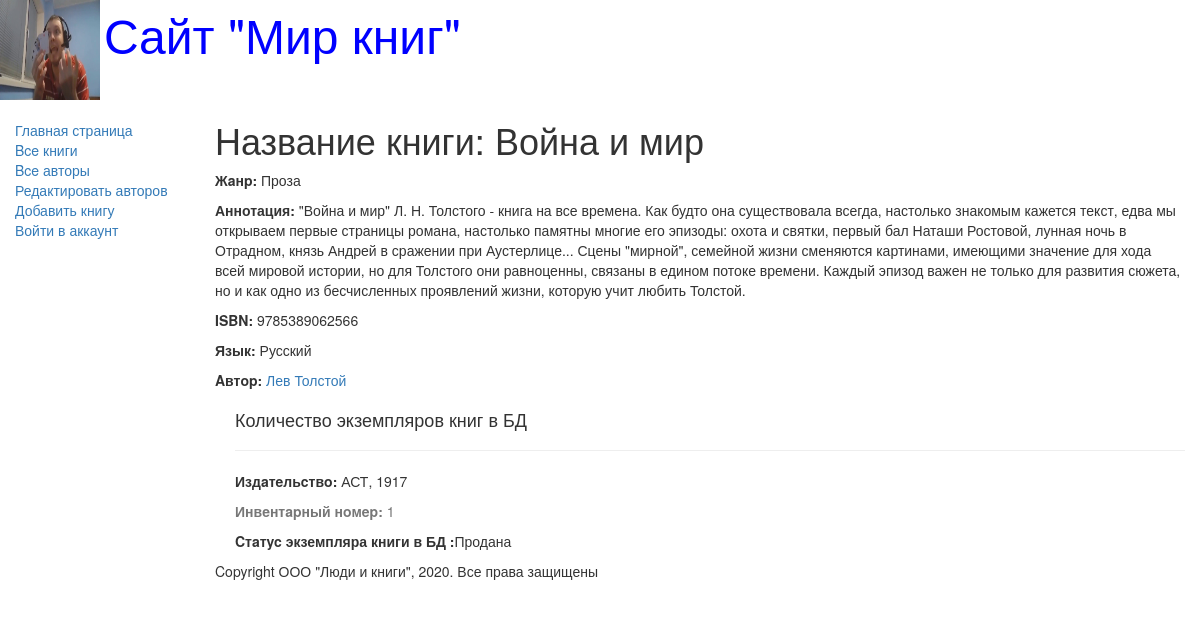
Screenshot of /books/1 with the database file from the repository.
### catalog/models.py (models this page shows, shortened)
class Books(models.Model):
    title = models.CharField(max_length=200,
                             help_text="Введите название книги",
                             verbose_name="Название книги")
    genre = models.ForeignKey('Genre',
                              on_delete=models.CASCADE,
                              help_text="Выберите жанр книги",
                              verbose_name="Жанр книги", null=True)
    language = models.ForeignKey('Language',
                                 on_delete=models.CASCADE,
                                 help_text="Выберите язык книги",
                                 verbose_name="Язык книги", null=True)
    autor = models.ManyToManyField('Autor',
                                   help_text="Выберете автора книги",
                                   verbose_name="Автор книги")
    summary = models.TextField(max_length=1000,
                               help_text="Введите описание книги",
                               verbose_name="Аннотация книги"
                               )
    isbn = models.CharField(max_length=13,
                            help_text="Должно содержать 13 символов",
                            verbose_name="ISBN книги")
    def display_author(self):
        return ', '.join([autor.last_name for autor in self.autor.all()])
    display_author.short_description = 'Авторы'

class Genre(models.Model):
    name = models.CharField(max_length=200,
                            help_text="Введите жанр книги",
                            verbose_name="Жанр книги")
    def __str__(self):
        return self.name

class Language(models.Model):
    name = models.CharField(max_length=20,
                            help_text="Введите язык книги",
                            verbose_name="Язык книги")
    def __str__(self):
        return self.name

class Autor(models.Model):
    name = models.CharField(max_length=100,
                            help_text="Введите имя автора",
                            verbose_name="Имя автора")
    last_name = models.CharField(max_length=100,
                                 help_text="Введиите фамилию автра",
                                 verbose_name="Фамилия автора")
    date_of_birth = models.DateField(
        help_text="Введите дату рождения",
        verbose_name="Дата рождения",
        null=True, blank=True
    )
    date_of_death = models.DateField(
        help_text="Введите дату смерти",
        verbose_name="Дата смерти",
        null=True, blank=True
    )

class BookInstance(models.Model):
    book = models.ForeignKey('Books', on_delete=models.CASCADE, null=True)
    inv_nom = models.CharField(max_length=20, null=True,
                               help_text="Введите инвентарный номер экземпляра",
                               verbose_name="Инвентарный номер")
    imprint = models.CharField(max_length=200,
                               help_text="Введите издательство и год выnуска",
                               verbose_name="Издательство")
    status = models.ForeignKey('Status', on_delete=models.CASCADE,
                               null=True,
                               help_text="Изменить состояние экземпляра",
                               verbose_name="Cтaтyc экземпляра книги")
    due_back = models.DateField(null=True, blank=True,
                                help_text="Введите конец срока статуса",
                                verbose_name="Дaтa окончания статуса")
    borrower = models.ForeignKey(User, on_delete=models.SET_NULL,
                                 null=True, blank=True,
                                 verbose_name="Заказчик",
                                 help_text="Выберите заказчика книги",)

class Status(models.Model):
    name = models.CharField(max_length=20,
                            help_text="Введите статус экземпляра книги",
                            verbose_name="Статус экземпляра книги"
                            )
    def __str__(self):
        return self.name

### catalog/views.py (the view)
# urls.py: re_path(r'^books/(?P<pk>\d+)$', views.BookDetailView.as_view(), name='books-detail'),
class BookDetailView(generic.DetailView):
    model = Books

### templates/catalog/books_detail.html (shortened to what this page needs)
{% extends "base_generic.html" %}
{% block content %}
    <h1>Название книги: {{ books.title }}</h1>
    <p><strong>Жaнp: </strong>{{ books.genre }}</p>
    <p><strong>Аннотация: </strong>{{ books.summary }}</p>
    <p><strong>ISBN: </strong>{{ books.isbn }}</p>
    <p><strong>Язык: </strong>{{ books.language }}</p>
        {% for autor in books.autor.all %}
            <p><strong>Aвтop: </strong><a href="">{{ autor.name }} {{ autor.last_name }}</a></p>
        {% endfor %}
    <div style="margin-left:20px; margin-top:20px;">
        <h4>Количество экземпляров книг в БД</h4>
        {% for copy in books.bookinstance_set.all %}
            <hr>
            <p><strong>Издaтeльcтвo: </strong>{{ copy.imprint }}</p>
            <p class="text-muted"><strong>Инвeнтapный нoмep: </strong>{{ copy.id }}</p>
            <p><strong>Cтaтyc экземпляра книги в БД :</strong>{{ copy.status }}</p>
    {% endfor %}
    </div>
{% endblock content %}

### rows the page displays
Books: title "Война и мир", genre "Проза", summary "\"Война и мир\" Л. Н. Толстого - книга на все времена. Как будто она существовала всегда, настолько знакомым кажется текст, едва мы открываем первые страницы романа, настолько памятны многие его эпизоды: охота и святки, первый бал Наташи Ростовой, лунная ночь в Отрадном, князь Андрей в сражении при Аустерлице... Сцены \"мирной\", семейной жизни сменяются картинами, имеющими значение для хода всей мировой истории, но для Толстого они равноценны, связаны в едином потоке времени. Каждый эпизод важен не только для развития сюжета, но и как одно из бесчисленных проявлений жизни, которую учит любить Толстой.", isbn "9785389062566", language "Русский"
Autor: name "Лев", last_name "Толстой"
BookInstance: imprint "АСТ, 1917", id "1", status "Продана"
